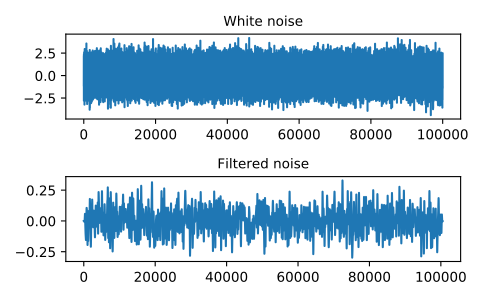

Recreate this plot in Python.
# Convolve a 100,000 sample signal with a 512-sample filter.

from scipy import signal
sig = np.random.randn(100000)
filt = signal.firwin(512, 0.01)
fsig = signal.oaconvolve(sig, filt)

import matplotlib.pyplot as plt
fig, (ax_orig, ax_mag) = plt.subplots(2, 1)
ax_orig.plot(sig)
ax_orig.set_title('White noise')
ax_mag.plot(fsig)
ax_mag.set_title('Filtered noise')
fig.tight_layout()
fig.show()
